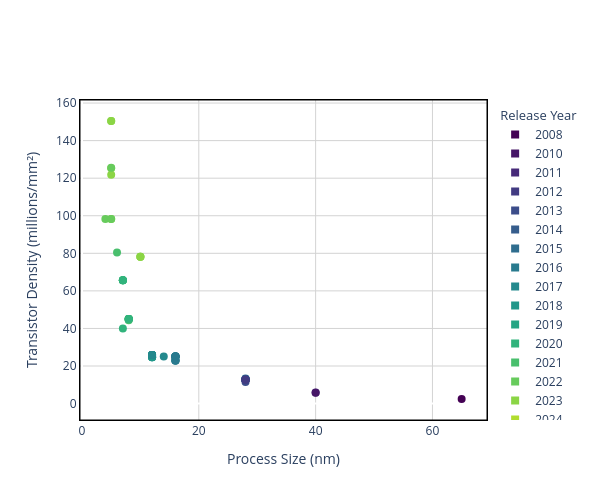

This figure's notebook cell:
### Code cell
x = 'Process Size (nm)'
y = 'Transistor Density (millions/mm²)'
c = 'Release Year'
plot_scatter(chip_data, x, y, c)

### Figure 1 — Plotly figure (JSON) as saved in the notebook; plotly's stock layout.template omitted (floating-point values rounded to 4 significant figures)
{"data": [{"customdata": ["AMD Radeon Instinct MI308X", "NVIDIA L20 PCle", "NVIDIA H800 SXM5", "NVIDIA L4", "Intel Data Center GPU Max 1100", "Intel Data Center GPU Max 1350", "Intel Data Center GPU Max 1550", "AMD Radeon Instinct MI300", "NVIDIA RTX 6000 Ada Generation", "NVIDIA A800 PCIe 40 GB", "NVIDIA H100 PCIe", "NVIDIA H100 SXM5 80GB", "NVIDIA GeForce RTX 3090 Ti", "AMD Radeon Instinct MI250X", "NVIDIA RTX A4000", "NVIDIA A10G", "NVIDIA RTX A5000", "NVIDIA A10 PCIe", "NVIDIA A100 SXM4 80 GB", "NVIDIA RTX A6000", "NVIDIA A40 PCIe", "NVIDIA GeForce RTX 3080", "NVIDIA GeForce RTX 3090", "NVIDIA A100 PCIe", "NVIDIA A100 SXM4 40 GB", "NVIDIA A100", "Google TPU v4i", "NVIDIA Tesla V100S PCIe 32 GB", "NVIDIA Quadro RTX 4000", "NVIDIA GeForce RTX 2080 Ti 11GB", "NVIDIA Tesla T4", "NVIDIA Quadro RTX 6000", "NVIDIA Quadro RTX 5000", "NVIDIA Quadro RTX 8000", "NVIDIA Tesla V100 DGXS 16 GB", "NVIDIA Tesla V100 PCIe 32 GB", "NVIDIA Tesla V100 DGXS 32 GB", "NVIDIA Tesla V100 SXM3 32 GB", "NVIDIA Tesla V100 SXM2 32 GB", "NVIDIA Titan V", "NVIDIA Tesla V100 SXM2", "NVIDIA Tesla V100 SXM2 16 GB", "NVIDIA Tesla V100 PCIe 16 GB", "NVIDIA V100", "NVIDIA TITAN Xp", "NVIDIA GeForce GTX 1080 Ti", "NVIDIA Quadro P600", "NVIDIA Quadro P4000", "NVIDIA Quadro P5000", "NVIDIA Quadro P6000", "NVIDIA Tesla P4", "NVIDIA Tesla P100 PCIe 16GB", "NVIDIA Tesla P100 PCIe 12GB", "NVIDIA P100 PCIe 16GB", "NVIDIA GeForce GTX 1080", "NVIDIA Tesla P100 SXM2", "NVIDIA Tesla P100 DGXS", "NVIDIA TESLA M60", "NVIDIA Quadro M4000", "NVIDIA GeForce GTX TITAN X", "NVIDIA Quadro K1200", "NVIDIA Tesla K80", "NVIDIA GeForce GTX 980", "NVIDIA GeForce GTX Titan Black", "NVIDIA Tesla K40s", "NVIDIA Tesla K40t", "NVIDIA Quadro K6000", "NVIDIA GeForce GTX 780", "NVIDIA Quadro K4000", "NVIDIA GeForce GTX TITAN", "NVIDIA Tesla K20c", "NVIDIA Tesla K20X", "NVIDIA Tesla C2050", "NVIDIA GeForce GTX 580", "NVIDIA GeForce GTX 280"], "hovertemplate": "<b>%{customdata}</b><br>Process Size (nm): %{x}<br>Transistor Density (millions/mm²): %{y}<br><extra></extra>", "legendgroup": "data", "marker": {"cmax": 1, "cmin": 0, "color": [0.8056, 0.8056, 0.8056, 0.8056, 0.8056, 0.8056, 0.8056, 0.8056, 0.75, 0.75, 0.75, 0.75, 0.75, 0.6944, 0.6944, 0.6944, 0.6944, 0.6944, 0.6389, 0.6389, 0.6389, 0.6389, 0.6389, 0.6389, 0.6389, 0.6389, 0.6389, 0.5833, 0.5278, 0.5278, 0.5278, 0.5278, 0.5278, 0.5278, 0.5278, 0.5278, 0.5278, 0.5278, 0.5278, 0.4722, 0.4722, 0.4722, 0.4722, 0.4722, 0.4722, 0.4722, 0.4722, 0.4722, 0.4167, 0.4167, 0.4167, 0.4167, 0.4167, 0.4167, 0.4167, 0.4167, 0.4167, 0.3611, 0.3611, 0.3611, 0.3611, 0.3056, 0.3056, 0.3056, 0.25, 0.25, 0.25, 0.25, 0.25, 0.25, 0.1944, 0.1944, 0.1389, 0.08333, 0.02778], "colorscale": [[0, "rgb(68, 1, 84)"], [0.05556, "rgb(68, 1, 84)"], [0.05556, "rgb(70, 22, 103)"], [0.1111, "rgb(70, 22, 103)"], [0.1111, "rgb(71, 42, 121)"], [0.1667, "rgb(71, 42, 121)"], [0.1667, "rgb(66, 59, 130)"], [0.2222, "rgb(66, 59, 130)"], [0.2222, "rgb(60, 77, 138)"], [0.2778, "rgb(60, 77, 138)"], [0.2778, "rgb(54, 93, 140)"], [0.3333, "rgb(54, 93, 140)"], [0.3333, "rgb(47, 109, 142)"], [0.3889, "rgb(47, 109, 142)"], [0.3889, "rgb(41, 122, 142)"], [0.4444, "rgb(41, 122, 142)"], [0.4444, "rgb(36, 137, 141)"], [0.5, "rgb(36, 137, 141)"], [0.5, "rgb(33, 151, 138)"], [0.5556, "rgb(33, 151, 138)"], [0.5556, "rgb(37, 165, 132)"], [0.6111, "rgb(37, 165, 132)"], [0.6111, "rgb(49, 179, 124)"], [0.6667, "rgb(49, 179, 124)"], [0.6667, "rgb(73, 191, 109)"], [0.7222, "rgb(73, 191, 109)"], [0.7222, "rgb(103, 203, 92)"], [0.7778, "rgb(103, 203, 92)"], [0.7778, "rgb(139, 213, 69)"], [0.8333, "rgb(139, 213, 69)"], [0.8333, "rgb(177, 221, 46)"], [0.8889, "rgb(177, 221, 46)"], [0.8889, "rgb(215, 226, 40)"], [0.9444, "rgb(215, 226, 40)"], [0.9444, "rgb(253, 231, 37)"], [1, "rgb(253, 231, 37)"]], "showscale": false, "size": 8, "symbol": "circle"}, "mode": "markers", "name": "Transistor Density (millions/mm²)", "showlegend": false, "type": "scatter", "x": [5, 5, 5, 5, 10, 10, 10, 5, 5, 7, 4, 5, 8, 6, 8, 8, 8, 8, 7, 8, 8, 8, 8, 7, 7, 7, 7, 12, 12, 12, 12, 12, 12, 12, 12, 12, 12, 12, 12, 12, 12, 12, 12, 12, 16, 16, 14, 16, 16, 16, 16, 16, 16, 16, 16, 16, 16, 28, 28, 28, 28, 28, 28, 28, 28, 28, 28, 28, 28, 28, 28, 28, 40, 40, 65], "y": [150.4, 125.3, 98.28, 121.8, 78.12, 78.12, 78.12, 150.4, 125.5, 65.62, 98.28, 98.28, 45.06, 80.39, 44.39, 45.06, 45.06, 45.06, 65.62, 45.06, 45.06, 45.06, 45.06, 65.62, 65.62, 65.62, 40, 25.89, 24.95, 24.67, 24.95, 24.67, 24.95, 24.67, 25.89, 25.89, 25.89, 25.89, 25.89, 25.89, 25.89, 25.89, 25.89, 25.89, 25.05, 25.05, 25, 22.93, 22.93, 25.05, 22.93, 25.08, 25.08, 25.08, 22.93, 25.08, 25.08, 13.07, 13.07, 13.31, 12.64, 12.66, 13.07, 12.62, 12.62, 12.62, 12.62, 12.62, 11.49, 12.62, 12.62, 12.62, 5.86, 5.769, 2.431]}, {"legendgroup": "Release Year", "legendgrouptitle": {"text": "Release Year"}, "marker": {"color": "rgb(68, 1, 84)", "size": 8, "symbol": "square"}, "mode": "markers", "name": "2008", "showlegend": true, "type": "scatter", "x": [null], "y": [null]}, {"legendgroup": "Release Year", "marker": {"color": "rgb(70, 22, 103)", "size": 8, "symbol": "square"}, "mode": "markers", "name": "2010", "showlegend": true, "type": "scatter", "x": [null], "y": [null]}, {"legendgroup": "Release Year", "marker": {"color": "rgb(71, 42, 121)", "size": 8, "symbol": "square"}, "mode": "markers", "name": "2011", "showlegend": true, "type": "scatter", "x": [null], "y": [null]}, {"legendgroup": "Release Year", "marker": {"color": "rgb(66, 59, 130)", "size": 8, "symbol": "square"}, "mode": "markers", "name": "2012", "showlegend": true, "type": "scatter", "x": [null], "y": [null]}, {"legendgroup": "Release Year", "marker": {"color": "rgb(60, 77, 138)", "size": 8, "symbol": "square"}, "mode": "markers", "name": "2013", "showlegend": true, "type": "scatter", "x": [null], "y": [null]}, {"legendgroup": "Release Year", "marker": {"color": "rgb(54, 93, 140)", "size": 8, "symbol": "square"}, "mode": "markers", "name": "2014", "showlegend": true, "type": "scatter", "x": [null], "y": [null]}, {"legendgroup": "Release Year", "marker": {"color": "rgb(47, 109, 142)", "size": 8, "symbol": "square"}, "mode": "markers", "name": "2015", "showlegend": true, "type": "scatter", "x": [null], "y": [null]}, {"legendgroup": "Release Year", "marker": {"color": "rgb(41, 122, 142)", "size": 8, "symbol": "square"}, "mode": "markers", "name": "2016", "showlegend": true, "type": "scatter", "x": [null], "y": [null]}, {"legendgroup": "Release Year", "marker": {"color": "rgb(36, 137, 141)", "size": 8, "symbol": "square"}, "mode": "markers", "name": "2017", "showlegend": true, "type": "scatter", "x": [null], "y": [null]}, {"legendgroup": "Release Year", "marker": {"color": "rgb(33, 151, 138)", "size": 8, "symbol": "square"}, "mode": "markers", "name": "2018", "showlegend": true, "type": "scatter", "x": [null], "y": [null]}, {"legendgroup": "Release Year", "marker": {"color": "rgb(37, 165, 132)", "size": 8, "symbol": "square"}, "mode": "markers", "name": "2019", "showlegend": true, "type": "scatter", "x": [null], "y": [null]}, {"legendgroup": "Release Year", "marker": {"color": "rgb(49, 179, 124)", "size": 8, "symbol": "square"}, "mode": "markers", "name": "2020", "showlegend": true, "type": "scatter", "x": [null], "y": [null]}, {"legendgroup": "Release Year", "marker": {"color": "rgb(73, 191, 109)", "size": 8, "symbol": "square"}, "mode": "markers", "name": "2021", "showlegend": true, "type": "scatter", "x": [null], "y": [null]}, {"legendgroup": "Release Year", "marker": {"color": "rgb(103, 203, 92)", "size": 8, "symbol": "square"}, "mode": "markers", "name": "2022", "showlegend": true, "type": "scatter", "x": [null], "y": [null]}, {"legendgroup": "Release Year", "marker": {"color": "rgb(139, 213, 69)", "size": 8, "symbol": "square"}, "mode": "markers", "name": "2023", "showlegend": true, "type": "scatter", "x": [null], "y": [null]}, {"legendgroup": "Release Year", "marker": {"color": "rgb(177, 221, 46)", "size": 8, "symbol": "square"}, "mode": "markers", "name": "2024", "showlegend": true, "type": "scatter", "x": [null], "y": [null]}, {"legendgroup": "Release Year", "marker": {"color": "rgb(215, 226, 40)", "size": 8, "symbol": "square"}, "mode": "markers", "name": "2025", "showlegend": true, "type": "scatter", "x": [null], "y": [null]}, {"legendgroup": "Release Year", "marker": {"color": "rgb(253, 231, 37)", "size": 8, "symbol": "square"}, "mode": "markers", "name": "2026", "showlegend": true, "type": "scatter", "x": [null], "y": [null]}], "layout": {"height": 500, "paper_bgcolor": "white", "plot_bgcolor": "white", "shapes": [{"line": {"color": "black", "width": 1}, "type": "rect", "x0": 0, "x1": 1, "xref": "paper", "y0": 0, "y1": 1, "yref": "paper"}], "width": 600, "xaxis": {"gridcolor": "lightgray", "linecolor": "black", "linewidth": 1, "mirror": true, "showgrid": true, "showline": true, "title": {"text": "Process Size (nm)"}}, "yaxis": {"gridcolor": "lightgray", "linecolor": "black", "linewidth": 1, "mirror": true, "showgrid": true, "showline": true, "title": {"text": "Transistor Density (millions/mm²)"}}}}
